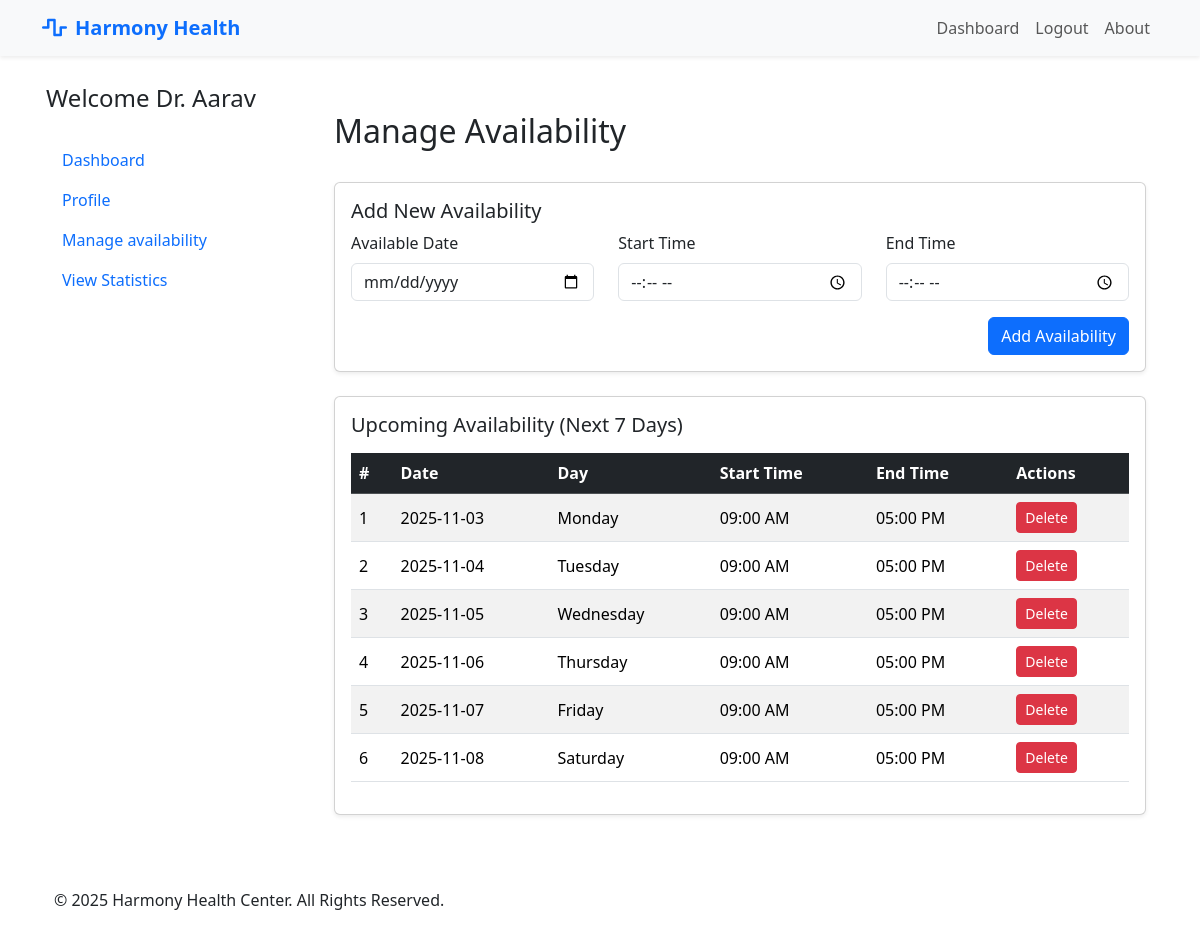
Screenshot of /doctor/availability (signed in) with the database file from the repository.
### models.py (models this page shows, shortened)
class User(UserMixin, db.Model):
    __tablename__ = 'users'
    id = db.Column(db.Integer, primary_key=True)
    email = db.Column(db.String(150), unique=True, nullable=False)
    password = db.Column(db.String(200), nullable=False)
    first_name = db.Column(db.String(100), nullable=False)
    last_name = db.Column(db.String(100), nullable=False)
    created_at = db.Column(db.DateTime, default=datetime.utcnow)
    role = db.Column(db.String(20), nullable=False)
    contact_number = db.Column(db.String(100), nullable=True)
    gender = db.Column(db.String(10), nullable=True)
    dob = db.Column(db.Date, nullable=True)
    address = db.Column(db.String(255), nullable=True)
    patient_appointments = db.relationship('Appointment', foreign_keys='Appointment.patient_id', back_populates='patient', lazy=True)
    qualification = db.Column(db.String(200))
    specialization_id = db.Column(db.Integer, db.ForeignKey('departments.id'), nullable=True)
    specialization = db.relationship('Department', back_populates='doctors')
    doctor_appointments = db.relationship('Appointment', foreign_keys='Appointment.doctor_id', back_populates='doctor', lazy=True)

class DoctorAvailability(db.Model):
    __tablename__ = 'doctor_availability'
    id = db.Column(db.Integer, primary_key=True)
    doctor_id = db.Column(db.Integer, db.ForeignKey('users.id'), nullable=False)
    available_date = db.Column(db.Date, nullable=False)  # actual date (YYYY-MM-DD)
    start_time = db.Column(db.Time, nullable=False)      # e.g., 09:00
    end_time = db.Column(db.Time, nullable=False)        # e.g., 17:00
    doctor = db.relationship(
        'User',
        backref=db.backref('availabilities', lazy=True, cascade="all, delete-orphan")
    )

### routes/doctor.py (the view, shortened to what this page needs)
@doctor.route('/availability', methods=['GET', 'POST'])
@login_required
def availability():
    check_user_role('doctor')
    today, next_week = date.today(), date.today() + timedelta(days=7)
    slots = (
        DoctorAvailability.query.filter(
            DoctorAvailability.doctor_id == current_user.id,
            DoctorAvailability.available_date.between(today, next_week)
        )
        .order_by(DoctorAvailability.available_date, DoctorAvailability.start_time)
        .all()
    )
    return render_template('doctor/manage_availability.html', slots=slots)

### app.py (called while the page is built)
def create_app():
    app = Flask(__name__)
    app.secret_key = 'app_secret_key'
    app.config['SQLALCHEMY_DATABASE_URI'] = 'sqlite:///hospital.db'
    db.init_app(app)
    bcrypt.init_app(app)
    login_manager.init_app(app)
    login_manager.login_view = 'auth.login'
    @login_manager.user_loader
    def load_user(user_id):
        return User.query.get(int(user_id))
    app.register_blueprint(auth, url_prefix='/auth')
    app.register_blueprint(admin, url_prefix='/admin')
    app.register_blueprint(doctor, url_prefix='/doctor')
    app.register_blueprint(patient, url_prefix='/patient')
    app.register_blueprint(api_bp, url_prefix='/api')
    with app.app_context():
        db.create_all()
        print('Database Created Successfully !!')
    return app

### routes/auth.py (called while the page is built)
def check_user_role(role):
    if current_user.role not in role:
        flash(f'You must be an {role} to view this page.')
        return redirect(url_for('auth.login'))

### templates/doctor/manage_availability.html
{% extends "base.html" %}
{% block main %}
<div class="container mt-5">
    <h2 >Manage Availability</h2><br>
    <div class="card shadow-sm mb-4">
        <div class="card-body">
            <h5 class="card-title">Add New Availability</h5>
            <form method="POST" action="{{ url_for('doctor.availability') }}">
                <div class="row mb-3">
                    <div class="col-md-4">
                        <label for="available_date" class="form-label">Available Date</label>
                        <input type="date" name="available_date" id="available_date" class="form-control" min=""
                            required>
                    </div>
                    <div class="col-md-4">
                        <label for="start_time" class="form-label">Start Time</label>
                        <input type="time" name="start_time" id="start_time" class="form-control" required>
                    </div>
                    <div class="col-md-4">
                        <label for="end_time" class="form-label">End Time</label>
                        <input type="time" name="end_time" id="end_time" class="form-control" required>
                    </div>
                </div>
                <div class="text-end">
                    <button type="submit" class="btn btn-primary">Add Availability</button>
                </div>
            </form>
        </div>
    </div>
    <div class="card shadow-sm">
        <div class="card-body">
            <h5 class="card-title mb-3">Upcoming Availability (Next 7 Days)</h5>
            {% if slots %}
            <div class="table-responsive">
                <table class="table table-striped align-middle">
                    <thead class="table-dark">
                        <tr>
                            <th>#</th>
                            <th>Date</th>
                            <th>Day</th>
                            <th>Start Time</th>
                            <th>End Time</th>
                            <th>Actions</th>
                        </tr>
                    </thead>
                    <tbody>
                        {% for slot in slots %}
                        <tr>
                            <td>{{ loop.index }}</td>
                            <td>{{ slot.available_date.strftime('%Y-%m-%d') }}</td>
                            <td>{{ slot.available_date.strftime('%A') }}</td>
                            <td>{{ slot.start_time.strftime('%I:%M %p') }}</td>
                            <td>{{ slot.end_time.strftime('%I:%M %p') }}</td>
                            <td>
                                <form action="{{ url_for('doctor.delete_availability', id=slot.id) }}" method="POST"
                                    style="display:inline;">
                                    <button type="submit" class="btn btn-danger btn-sm"
                                        onclick="return confirm('Are you sure you want to delete this slot?')">
                                        Delete
                                    </button>
                                </form>
                            </td>
                        </tr>
                        {% endfor %}
                    </tbody>
                </table>
            </div>
            {% else %}
            <p class="text-muted">No availability added for the next 7 days.</p>
            {% endif %}
        </div>
    </div>
</div>
{% endblock %}

### templates/base.html (shortened to what this page needs)
<!DOCTYPE html>
<html lang="en">
<head>
    <link href="https://cdn.jsdelivr.net/npm/bootstrap@5.3.3/dist/css/bootstrap.min.css" rel="stylesheet"
        xintegrity="sha384-QWTKZyjpPEjISv5WaRU9OFeRpok6YctnYmDr5pNlyT2bRjXh0JMhjY6hW+ALEwIH">
    <link rel="stylesheet" href="https://cdnjs.cloudflare.com/ajax/libs/font-awesome/6.5.1/css/all.min.css">
</head>
<body class="container-sm">
    <header>
        <nav class="navbar navbar-expand-lg bg-light fixed-top shadow-sm" id="mainNavbar">
            <div class="container">
                <a class="navbar-brand text-primary fw-bold" href="{{url_for('landing_page')}}">
                    <i class="fas fa-wave-square me-2"></i>Harmony Health
                </a>
                <div class="collapse navbar-collapse" id="navbarNav">
                    <ul class="navbar-nav ms-auto">
                        {% if current_user.is_authenticated %}
                        <li class="nav-item"><a href="{{url_for( current_user.role +'.dashboard')}}" class="nav-link "
                                aria-current="page">Dashboard</a></li>
                        {% else %}
                        <li class="nav-item"><a href="{{url_for( 'landing_page')}}" class="nav-link "
                                aria-current="page">Home</a></li>
                        {% endif %}
                        {% if not current_user.is_authenticated %}
                        <li class="nav-item"><a href="{{ url_for('auth.register') }}" class="nav-link">Register</a></li>
                        <li class="nav-item"><a href="{{ url_for('auth.login') }}" class="nav-link">Login</a></li>
                        {% else %}
                        <li class="nav-item"><a href="{{ url_for('auth.logout') }}" class="nav-link">Logout</a></li>
                        {% endif %}
                        <li class="nav-item"><a href="#" class="nav-link">About</a></li>
                    </ul>
                </div>
            </div>
        </nav>
    </header>
    <div class="row md-2 mt-5 pt-3">
        <div class="d-flex flex-column flex-shrink-0 p-3  min-vh-100" style="width: 280px;">
            {% if current_user.is_authenticated %}
            {% if current_user.role =='doctor' %}
            <span class="fs-4 ">Welcome Dr. {{ current_user.first_name }}</span>
            <br>
            <ul class="nav nav-pills flex-column mb-auto">
                <li> <a href="{{url_for('doctor.dashboard')}}" class="nav-link ">
                        Dashboard
                    </a> </li>
                <li> <a href="{{url_for('doctor.profile')}}" class="nav-link ">
                        Profile
                    </a> </li>
                <li class="nav-item"> <a href="{{ url_for('doctor.availability') }}" class="nav-link "
                        aria-current="page">
                        Manage availability
                    </a> </li>
                <li> <a href="{{url_for('doctor.stats')}}" class="nav-link ">
                        View Statistics
                    </a> </li>
            </ul>
            {% endif %}
            {% endif %}
        </div>
        <div class="col">
            {% block main %}
            {% endblock %}
        </div>
    </div>
    <footer class="py-4 ">
        <div class="container">
            <div class="row align-items-center">
                <div class="col-md-6 text-center text-md-start mb-2 mb-md-0">
                    <p class="mb-0">&copy; 2025 Harmony Health Center. All Rights Reserved.</p>
                </div>
                <div class="col-md-6 text-center text-md-end">
                    <a href="#" class="text-white text-decoration-none ms-3"><i class="fab fa-facebook-f"></i></a>
                    <a href="#" class="text-white text-decoration-none ms-3"><i class="fab fa-twitter"></i></a>
                    <a href="#" class="text-white text-decoration-none ms-3"><i class="fab fa-linkedin-in"></i></a>
                </div>
            </div>
        </div>
    </footer>
</body>
</html>

### rows the page displays
User: first_name "Aarav"
DoctorAvailability: available_date "2025-11-03", available_date "Monday", start_time "09:00 AM", end_time "05:00 PM"
DoctorAvailability: available_date "2025-11-04", available_date "Tuesday", start_time "09:00 AM", end_time "05:00 PM"
DoctorAvailability: available_date "2025-11-05", available_date "Wednesday", start_time "09:00 AM", end_time "05:00 PM"
DoctorAvailability: available_date "2025-11-06", available_date "Thursday", start_time "09:00 AM", end_time "05:00 PM"
DoctorAvailability: available_date "2025-11-07", available_date "Friday", start_time "09:00 AM", end_time "05:00 PM"
DoctorAvailability: available_date "2025-11-08", available_date "Saturday", start_time "09:00 AM", end_time "05:00 PM"
